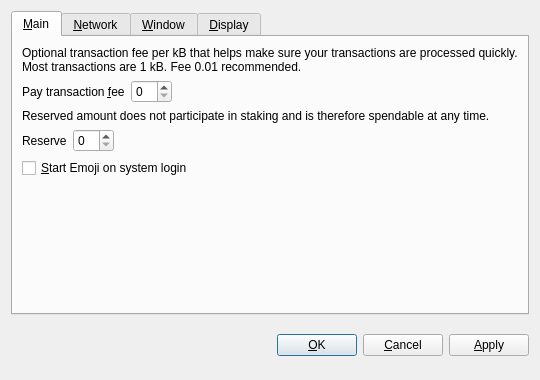
<?xml version="1.0" encoding="UTF-8"?>
<ui version="4.0">
 <class>OptionsDialog</class>
 <widget class="QDialog" name="OptionsDialog">
  <property name="geometry">
   <rect>
    <x>0</x>
    <y>0</y>
    <width>540</width>
    <height>380</height>
   </rect>
  </property>
  <property name="windowTitle">
   <string>Options</string>
  </property>
  <property name="modal">
   <bool>true</bool>
  </property>
  <layout class="QVBoxLayout" name="verticalLayout">
   <item>
    <widget class="QTabWidget" name="tabWidget">
     <property name="tabPosition">
      <enum>QTabWidget::North</enum>
     </property>
     <property name="currentIndex">
      <number>0</number>
     </property>
     <widget class="QWidget" name="tabMain">
      <attribute name="title">
       <string>&amp;Main</string>
      </attribute>
      <layout class="QVBoxLayout" name="verticalLayout_Main">
       <item>
        <widget class="QLabel" name="transactionFeeInfoLabel">
         <property name="text">
          <string>Optional transaction fee per kB that helps make sure your transactions are processed quickly. Most transactions are 1 kB. Fee 0.01 recommended.</string>
         </property>
         <property name="textFormat">
          <enum>Qt::PlainText</enum>
         </property>
         <property name="wordWrap">
          <bool>true</bool>
         </property>
        </widget>
       </item>
       <item>
        <layout class="QHBoxLayout" name="horizontalLayoutFee">
         <item>
          <widget class="QLabel" name="transactionFeeLabel">
           <property name="text">
            <string>Pay transaction &amp;fee</string>
           </property>
           <property name="textFormat">
            <enum>Qt::PlainText</enum>
           </property>
           <property name="buddy">
            <cstring>transactionFee</cstring>
           </property>
          </widget>
         </item>
         <item>
          <widget class="BitcoinAmountField" name="transactionFee"/>
         </item>
         <item>
          <spacer name="horizontalSpacerFee">
           <property name="orientation">
            <enum>Qt::Horizontal</enum>
           </property>
           <property name="sizeHint" stdset="0">
            <size>
             <width>40</width>
             <height>20</height>
            </size>
           </property>
          </spacer>
         </item>
        </layout>
       </item>
       <item>
        <widget class="QLabel" name="reserveBalanceInfoLabel">
         <property name="text">
          <string>Reserved amount does not participate in staking and is therefore spendable at any time.</string>
         </property>
         <property name="textFormat">
          <enum>Qt::PlainText</enum>
         </property>
         <property name="wordWrap">
          <bool>true</bool>
         </property>
        </widget>
       </item>
       <item>
        <layout class="QHBoxLayout" name="horizontalLayoutReserveBalance">
         <item>
          <widget class="QLabel" name="reserveBalanceLabel">
           <property name="text">
            <string>Reserve</string>
           </property>
           <property name="textFormat">
            <enum>Qt::PlainText</enum>
           </property>
           <property name="buddy">
            <cstring>reserveBalance</cstring>
           </property>
          </widget>
         </item>
         <item>
          <widget class="BitcoinAmountField" name="reserveBalance"/>
         </item>
         <item>
          <spacer name="horizontalSpacerReserveBalance">
           <property name="orientation">
            <enum>Qt::Horizontal</enum>
           </property>
           <property name="sizeHint" stdset="0">
            <size>
             <width>40</width>
             <height>20</height>
            </size>
           </property>
          </spacer>
         </item>
        </layout>
       </item>
       <item>
        <widget class="QCheckBox" name="bitcoinAtStartup">
         <property name="toolTip">
          <string>Automatically start Emoji after logging in to the system.</string>
         </property>
         <property name="text">
          <string>&amp;Start Emoji on system login</string>
         </property>
        </widget>
       </item>
       <item>
        <spacer name="verticalSpacer_Main">
         <property name="orientation">
          <enum>Qt::Vertical</enum>
         </property>
         <property name="sizeHint" stdset="0">
          <size>
           <width>20</width>
           <height>40</height>
          </size>
         </property>
        </spacer>
       </item>
      </layout>
     </widget>
     <widget class="QWidget" name="tabNetwork">
      <attribute name="title">
       <string>&amp;Network</string>
      </attribute>
      <layout class="QVBoxLayout" name="verticalLayout_Network">
       <item>
        <widget class="QCheckBox" name="mapPortUpnp">
         <property name="toolTip">
          <string>Automatically open the Emoji client port on the router. This only works when your router supports UPnP and it is enabled.</string>
         </property>
         <property name="text">
          <string>Map port using &amp;UPnP</string>
         </property>
        </widget>
       </item>
       <item>
        <widget class="QCheckBox" name="connectSocks">
         <property name="toolTip">
          <string>Connect to the Emoji network through a SOCKS proxy (e.g. when connecting through Tor).</string>
         </property>
         <property name="text">
          <string>&amp;Connect through SOCKS proxy:</string>
         </property>
        </widget>
       </item>
       <item>
        <layout class="QHBoxLayout" name="horizontalLayout_Network">
         <item>
          <widget class="QLabel" name="proxyIpLabel">
           <property name="text">
            <string>Proxy &amp;IP:</string>
           </property>
           <property name="textFormat">
            <enum>Qt::PlainText</enum>
           </property>
           <property name="buddy">
            <cstring>proxyIp</cstring>
           </property>
          </widget>
         </item>
         <item>
          <widget class="QValidatedLineEdit" name="proxyIp">
           <property name="maximumSize">
            <size>
             <width>140</width>
             <height>16777215</height>
            </size>
           </property>
           <property name="toolTip">
            <string>IP address of the proxy (e.g. 127.0.0.1)</string>
           </property>
          </widget>
         </item>
         <item>
          <widget class="QLabel" name="proxyPortLabel">
           <property name="text">
            <string>&amp;Port:</string>
           </property>
           <property name="textFormat">
            <enum>Qt::PlainText</enum>
           </property>
           <property name="buddy">
            <cstring>proxyPort</cstring>
           </property>
          </widget>
         </item>
         <item>
          <widget class="QLineEdit" name="proxyPort">
           <property name="maximumSize">
            <size>
             <width>55</width>
             <height>16777215</height>
            </size>
           </property>
           <property name="toolTip">
            <string>Port of the proxy (e.g. 9050)</string>
           </property>
          </widget>
         </item>
         <item>
          <widget class="QLabel" name="socksVersionLabel">
           <property name="text">
            <string>SOCKS &amp;Version:</string>
           </property>
           <property name="textFormat">
            <enum>Qt::PlainText</enum>
           </property>
           <property name="buddy">
            <cstring>socksVersion</cstring>
           </property>
          </widget>
         </item>
         <item>
          <widget class="QValueComboBox" name="socksVersion">
           <property name="toolTip">
            <string>SOCKS version of the proxy (e.g. 5)</string>
           </property>
          </widget>
         </item>
         <item>
          <spacer name="horizontalSpacer_Network">
           <property name="orientation">
            <enum>Qt::Horizontal</enum>
           </property>
           <property name="sizeHint" stdset="0">
            <size>
             <width>40</width>
             <height>20</height>
            </size>
           </property>
          </spacer>
         </item>
        </layout>
       </item>
       <item>
        <spacer name="verticalSpacer_Network">
         <property name="orientation">
          <enum>Qt::Vertical</enum>
         </property>
         <property name="sizeHint" stdset="0">
          <size>
           <width>20</width>
           <height>40</height>
          </size>
         </property>
        </spacer>
       </item>
      </layout>
     </widget>
     <widget class="QWidget" name="tabWindow">
      <attribute name="title">
       <string>&amp;Window</string>
      </attribute>
      <layout class="QVBoxLayout" name="verticalLayout_Window">
       <item>
        <widget class="QCheckBox" name="minimizeToTray">
         <property name="toolTip">
          <string>Show only a tray icon after minimizing the window.</string>
         </property>
         <property name="text">
          <string>&amp;Minimize to the tray instead of the taskbar</string>
         </property>
        </widget>
       </item>
       <item>
        <widget class="QCheckBox" name="minimizeOnClose">
         <property name="toolTip">
          <string>Minimize instead of exit the application when the window is closed. When this option is enabled, the application will be closed only after selecting Quit in the menu.</string>
         </property>
         <property name="text">
          <string>M&amp;inimize on close</string>
         </property>
        </widget>
       </item>
       <item>
        <spacer name="verticalSpacer_Window">
         <property name="orientation">
          <enum>Qt::Vertical</enum>
         </property>
         <property name="sizeHint" stdset="0">
          <size>
           <width>20</width>
           <height>40</height>
          </size>
         </property>
        </spacer>
       </item>
      </layout>
     </widget>
     <widget class="QWidget" name="tabDisplay">
      <attribute name="title">
       <string>&amp;Display</string>
      </attribute>
      <layout class="QVBoxLayout" name="verticalLayout_Display">
       <item>
        <layout class="QHBoxLayout" name="horizontalLayout_1_Display">
         <item>
          <widget class="QLabel" name="langLabel">
           <property name="text">
            <string>User Interface &amp;language:</string>
           </property>
           <property name="textFormat">
            <enum>Qt::PlainText</enum>
           </property>
           <property name="buddy">
            <cstring>lang</cstring>
           </property>
          </widget>
         </item>
         <item>
          <widget class="QValueComboBox" name="lang">
           <property name="toolTip">
            <string>The user interface language can be set here. This setting will take effect after restarting Emoji.</string>
           </property>
          </widget>
         </item>
        </layout>
       </item>
       <item>
        <layout class="QHBoxLayout" name="horizontalLayout_2_Display">
         <item>
          <widget class="QLabel" name="unitLabel">
           <property name="text">
            <string>&amp;Unit to show amounts in:</string>
           </property>
           <property name="textFormat">
            <enum>Qt::PlainText</enum>
           </property>
           <property name="buddy">
            <cstring>unit</cstring>
           </property>
          </widget>
         </item>
         <item>
          <widget class="QValueComboBox" name="unit">
           <property name="toolTip">
            <string>Choose the default subdivision unit to show in the interface and when sending coins.</string>
           </property>
          </widget>
         </item>
        </layout>
       </item>
       <item>
        <widget class="QCheckBox" name="displayAddresses">
         <property name="toolTip">
          <string>Whether to show Emoji addresses in the transaction list or not.</string>
         </property>
         <property name="text">
          <string>&amp;Display addresses in transaction list</string>
         </property>
        </widget>
       </item>
       <item>
        <widget class="QCheckBox" name="coinControlFeatures">
         <property name="toolTip">
          <string>Whether to show coin control features or not.</string>
         </property>
         <property name="text">
          <string>Display coin &amp;control features (experts only!)</string>
         </property>
        </widget>
       </item>
       <item>
        <spacer name="verticalSpacer_Display">
         <property name="orientation">
          <enum>Qt::Vertical</enum>
         </property>
         <property name="sizeHint" stdset="0">
          <size>
           <width>20</width>
           <height>40</height>
          </size>
         </property>
        </spacer>
       </item>
      </layout>
     </widget>
    </widget>
   </item>
   <item>
    <layout class="QHBoxLayout" name="horizontalLayout_Buttons">
     <item>
      <spacer name="horizontalSpacer_1">
       <property name="orientation">
        <enum>Qt::Horizontal</enum>
       </property>
       <property name="sizeHint" stdset="0">
        <size>
         <width>40</width>
         <height>48</height>
        </size>
       </property>
      </spacer>
     </item>
     <item>
      <widget class="QLabel" name="statusLabel">
       <property name="font">
        <font>
         <weight>75</weight>
         <bold>true</bold>
        </font>
       </property>
       <property name="text">
        <string/>
       </property>
       <property name="textFormat">
        <enum>Qt::PlainText</enum>
       </property>
       <property name="wordWrap">
        <bool>true</bool>
       </property>
      </widget>
     </item>
     <item>
      <spacer name="horizontalSpacer_2">
       <property name="orientation">
        <enum>Qt::Horizontal</enum>
       </property>
       <property name="sizeHint" stdset="0">
        <size>
         <width>40</width>
         <height>48</height>
        </size>
       </property>
      </spacer>
     </item>
     <item>
      <widget class="QPushButton" name="okButton">
       <property name="text">
        <string>&amp;OK</string>
       </property>
      </widget>
     </item>
     <item>
      <widget class="QPushButton" name="cancelButton">
       <property name="text">
        <string>&amp;Cancel</string>
       </property>
       <property name="autoDefault">
        <bool>false</bool>
       </property>
      </widget>
     </item>
     <item>
      <widget class="QPushButton" name="applyButton">
       <property name="text">
        <string>&amp;Apply</string>
       </property>
       <property name="autoDefault">
        <bool>false</bool>
       </property>
      </widget>
     </item>
    </layout>
   </item>
  </layout>
 </widget>
 <customwidgets>
  <customwidget>
   <class>BitcoinAmountField</class>
   <extends>QSpinBox</extends>
   <header>bitcoinamountfield.h</header>
  </customwidget>
  <customwidget>
   <class>QValueComboBox</class>
   <extends>QComboBox</extends>
   <header>qvaluecombobox.h</header>
  </customwidget>
  <customwidget>
   <class>QValidatedLineEdit</class>
   <extends>QLineEdit</extends>
   <header>qvalidatedlineedit.h</header>
  </customwidget>
 </customwidgets>
 <resources/>
 <connections/>
</ui>
